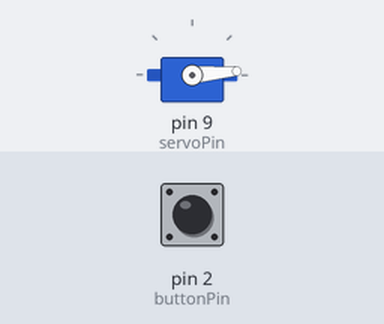
The sketch below on a simulated Arduino Uno, built with avr-gcc and run on an emulated ATmega328P. Parts: servo. The test bench sets the inputs (shaded band); at power-on: pin 2 (buttonPin) LOW.

Above: at 1.2 s.
1.3 s: pin 2 (buttonPin) pulled HIGH for 0.15 s
At 1.6 s:
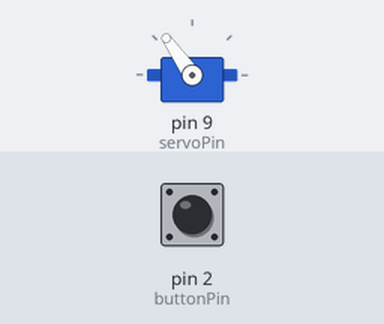
2.9 s: pin 2 (buttonPin) pulled HIGH for 1 s
At 4.1 s:
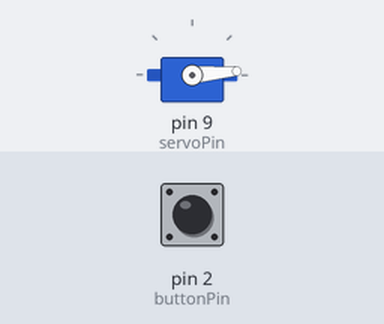
5.4 s: pin 2 (buttonPin) pulled HIGH for 3.2 s
At 6.0 s:
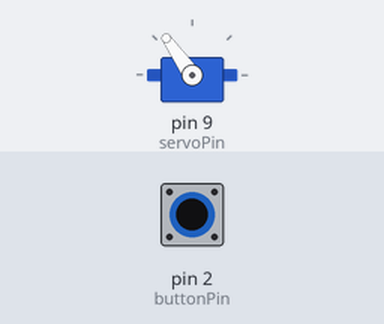
Timing chart, 0 to 8.4 s (numbered marks = the images above; inputs shaded):
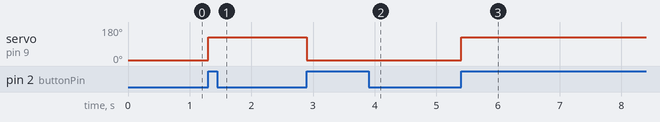

Measured:
- after the input at 1.3 s, servo on pin 9 (servoPin): 5° → 125° at once
- after the input at 2.9 s, servo on pin 9 (servoPin): 125° → 5° at once
- after the input at 5.4 s, servo on pin 9 (servoPin): 5° → 125° at once

The sketch:

Try2billion.ino
```cpp
#include <Servo.h>

int pos = 0;
int buttonPin = 2;
int servoPin = 9;
volatile int buttonPressed = LOW;

Servo myServo;

void setup() {
  // put your setup code here, to run once:
  myServo.attach(servoPin);
  attachInterrupt(digitalPinToInterrupt(buttonPin), pressed, RISING);
  myServo.write(5);
}

void loop() {
  // put your main code here, to run repeatedly:
  pos = myServo.read();
  if(buttonPressed == HIGH && pos == 125)
  {
    myServo.write(5);
    delay(1000);
    buttonPressed = LOW;
  }

  if(buttonPressed == HIGH && pos == 5)
  {
    myServo.write(125);
    delay(1000);
    buttonPressed = LOW;
  }

}
void pressed() {
  buttonPressed = HIGH;
}
```
